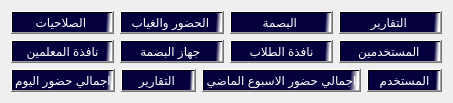
         <widget class="QWidget" name="tab_177">
          <attribute name="title">
           <string>الرئيسية</string>
          </attribute>
          <layout class="QGridLayout" name="gridLayout_92">
           <item row="0" column="0">
            <layout class="QGridLayout" name="gridLayout_93">
             <item row="1" column="0">
              <layout class="QGridLayout" name="gridLayout_94">
               <item row="0" column="3">
                <layout class="QHBoxLayout" name="horizontalLayout_165">
                 <item>
                  <widget class="QPushButton" name="pushButton_205">
                   <property name="sizePolicy">
                    <sizepolicy hsizetype="Ignored" vsizetype="Fixed">
                     <horstretch>0</horstretch>
                     <verstretch>0</verstretch>
                    </sizepolicy>
                   </property>
                   <property name="maximumSize">
                    <size>
                     <width>300</width>
                     <height>300</height>
                    </size>
                   </property>
                   <property name="contextMenuPolicy">
                    <enum>Qt::NoContextMenu</enum>
                   </property>
                   <property name="layoutDirection">
                    <enum>Qt::LeftToRight</enum>
                   </property>
                   <property name="styleSheet">
                    <string notr="true">background-color:qlineargradient(spread:pad, x1:0.506975, y1:0.432, x2:0.99, y2:0.437227, stop:0.900498 rgba(4, 0, 62, 255), stop:1 rgba(255, 255, 255, 255));
color:rgb(255, 255, 255);
font: 15pt &quot;PT Bold Heading&quot;;</string>
                   </property>
                   <property name="text">
                    <string>المستخدمين </string>
                   </property>
                   <property name="icon">
                    <iconset>
                     <normaloff>//192.168.1.5/Internet Share/.designer/.designer/backup/icons/kisspng-computer-icons-businessperson-clip-art-3d-character-icon-vector-material-5aaef05a746085.5997945215214142344767.jpg</normaloff>//192.168.1.5/Internet Share/.designer/.designer/backup/icons/kisspng-computer-icons-businessperson-clip-art-3d-character-icon-vector-material-5aaef05a746085.5997945215214142344767.jpg</iconset>
                   </property>
                   <property name="iconSize">
                    <size>
                     <width>100</width>
                     <height>100</height>
                    </size>
                   </property>
                  </widget>
                 </item>
                </layout>
               </item>
               <item row="0" column="0">
                <layout class="QGridLayout" name="gridLayout_95">
                 <item row="0" column="0">
                  <widget class="QPushButton" name="pushButton_202">
                   <property name="maximumSize">
                    <size>
                     <width>300</width>
                     <height>300</height>
                    </size>
                   </property>
                   <property name="layoutDirection">
                    <enum>Qt::LeftToRight</enum>
                   </property>
                   <property name="styleSheet">
                    <string notr="true">background-color:qlineargradient(spread:pad, x1:0.506975, y1:0.432, x2:0.99, y2:0.437227, stop:0.900498 rgba(4, 0, 62, 255), stop:1 rgba(255, 255, 255, 255));
color:rgb(255, 255, 255);
font: 15pt &quot;PT Bold Heading&quot;;</string>
                   </property>
                   <property name="text">
                    <string>نافذة المعلمين</string>
                   </property>
                   <property name="icon">
                    <iconset>
                     <normaloff>//192.168.1.5/Internet Share/.designer/.designer/backup/icons/تنزيل (3).jpg</normaloff>//192.168.1.5/Internet Share/.designer/.designer/backup/icons/تنزيل (3).jpg</iconset>
                   </property>
                   <property name="iconSize">
                    <size>
                     <width>100</width>
                     <height>100</height>
                    </size>
                   </property>
                   <property name="autoExclusive">
                    <bool>false</bool>
                   </property>
                  </widget>
                 </item>
                </layout>
               </item>
               <item row="0" column="1">
                <layout class="QHBoxLayout" name="horizontalLayout_163">
                 <item>
                  <widget class="QPushButton" name="pushButton_203">
                   <property name="maximumSize">
                    <size>
                     <width>300</width>
                     <height>300</height>
                    </size>
                   </property>
                   <property name="layoutDirection">
                    <enum>Qt::LeftToRight</enum>
                   </property>
                   <property name="styleSheet">
                    <string notr="true">background-color:qlineargradient(spread:pad, x1:0.506975, y1:0.432, x2:0.99, y2:0.437227, stop:0.900498 rgba(4, 0, 62, 255), stop:1 rgba(255, 255, 255, 255));
color:rgb(255, 255, 255);
font: 15pt &quot;PT Bold Heading&quot;;</string>
                   </property>
                   <property name="text">
                    <string>جهاز البصمة </string>
                   </property>
                   <property name="icon">
                    <iconset>
                     <normaloff>//192.168.1.5/Internet Share/.designer/.designer/backup/icons/images (1).jpg</normaloff>//192.168.1.5/Internet Share/.designer/.designer/backup/icons/images (1).jpg</iconset>
                   </property>
                   <property name="iconSize">
                    <size>
                     <width>100</width>
                     <height>100</height>
                    </size>
                   </property>
                  </widget>
                 </item>
                </layout>
               </item>
               <item row="0" column="2">
                <layout class="QHBoxLayout" name="horizontalLayout_164">
                 <item>
                  <widget class="QPushButton" name="pushButton_214">
                   <property name="maximumSize">
                    <size>
                     <width>300</width>
                     <height>300</height>
                    </size>
                   </property>
                   <property name="layoutDirection">
                    <enum>Qt::LeftToRight</enum>
                   </property>
                   <property name="styleSheet">
                    <string notr="true">background-color:qlineargradient(spread:pad, x1:0.506975, y1:0.432, x2:0.99, y2:0.437227, stop:0.900498 rgba(4, 0, 62, 255), stop:1 rgba(255, 255, 255, 255));
color:rgb(255, 255, 255);
font: 15pt &quot;PT Bold Heading&quot;;</string>
                   </property>
                   <property name="text">
                    <string>نافذة الطلاب</string>
                   </property>
                   <property name="icon">
                    <iconset>
                     <normaloff>.designer/.designer/backup/icons/تنزيل (4).jpg</normaloff>.designer/.designer/backup/icons/تنزيل (4).jpg</iconset>
                   </property>
                   <property name="iconSize">
                    <size>
                     <width>100</width>
                     <height>100</height>
                    </size>
                   </property>
                  </widget>
                 </item>
                </layout>
               </item>
              </layout>
             </item>
             <item row="0" column="0">
              <layout class="QGridLayout" name="gridLayout_96">
               <item row="0" column="0">
                <layout class="QHBoxLayout" name="horizontalLayout_166">
                 <item>
                  <widget class="QPushButton" name="pushButton_206">
                   <property name="maximumSize">
                    <size>
                     <width>300</width>
                     <height>300</height>
                    </size>
                   </property>
                   <property name="sizeIncrement">
                    <size>
                     <width>300</width>
                     <height>300</height>
                    </size>
                   </property>
                   <property name="layoutDirection">
                    <enum>Qt::LeftToRight</enum>
                   </property>
                   <property name="styleSheet">
                    <string notr="true">background-color:qlineargradient(spread:pad, x1:0.506975, y1:0.432, x2:0.99, y2:0.437227, stop:0.900498 rgba(4, 0, 62, 255), stop:1 rgba(255, 255, 255, 255));
color:rgb(255, 255, 255);
font: 15pt &quot;PT Bold Heading&quot;;</string>
                   </property>
                   <property name="text">
                    <string>الصلاحيات </string>
                   </property>
                   <property name="icon">
                    <iconset>
                     <normaloff>//192.168.1.5/Internet Share/.designer/.designer/backup/icons/istockphoto-1227391537-1024x1024.jpg</normaloff>//192.168.1.5/Internet Share/.designer/.designer/backup/icons/istockphoto-1227391537-1024x1024.jpg</iconset>
                   </property>
                   <property name="iconSize">
                    <size>
                     <width>100</width>
                     <height>100</height>
                    </size>
                   </property>
                  </widget>
                 </item>
                </layout>
               </item>
               <item row="0" column="1">
                <layout class="QHBoxLayout" name="horizontalLayout_167">
                 <item>
                  <widget class="QPushButton" name="pushButton_207">
                   <property name="maximumSize">
                    <size>
                     <width>300</width>
                     <height>300</height>
                    </size>
                   </property>
                   <property name="sizeIncrement">
                    <size>
                     <width>50</width>
                     <height>50</height>
                    </size>
                   </property>
                   <property name="baseSize">
                    <size>
                     <width>50</width>
                     <height>50</height>
                    </size>
                   </property>
                   <property name="whatsThis">
                    <string>&lt;html&gt;&lt;head/&gt;&lt;body&gt;&lt;pre style=&quot; margin-top:0px; margin-bottom:0px; margin-left:14px; margin-right:0px; -qt-block-indent:0; text-indent:0px;&quot;&gt;&lt;span style=&quot; font-family:'Courier New'; font-size:13px; color:#0c0d0e;&quot;&gt;![a busy cat](https://cdn.sstatic.net/Sites/stackoverflow/Img/error-lolcat-problemz.jpg)&lt;/span&gt;&lt;/pre&gt;&lt;pre style=&quot; margin-top:0px; margin-bottom:0px; margin-left:14px; margin-right:0px; -qt-block-indent:0; text-indent:0px;&quot;&gt;&lt;span style=&quot; font-family:'Courier New'; font-size:13px; color:#0c0d0e;&quot;&gt;![two muppets][1]&lt;/span&gt;&lt;/pre&gt;&lt;pre style=&quot;-qt-paragraph-type:empty; margin-top:0px; margin-bottom:0px; margin-left:14px; margin-right:0px; -qt-block-indent:0; text-indent:0px; font-family:'Courier New'; font-size:13px; color:#0c0d0e;&quot;&gt;&lt;br/&gt;&lt;/pre&gt;&lt;pre style=&quot; margin-top:0px; margin-bottom:16px; margin-left:14px; margin-right:0px; -qt-block-indent:0; text-indent:0px;&quot;&gt;&lt;span style=&quot; font-family:'Courier New'; font-size:13px; color:#0c0d0e;&quot;&gt; [1]: https://i.imgur.com/I5DFV.jpg &amp;quot;tooltip&amp;quot;&lt;/span&gt;&lt;/pre&gt;&lt;/body&gt;&lt;/html&gt;</string>
                   </property>
                   <property name="layoutDirection">
                    <enum>Qt::LeftToRight</enum>
                   </property>
                   <property name="styleSheet">
                    <string notr="true">background-color:qlineargradient(spread:pad, x1:0.506975, y1:0.432, x2:0.99, y2:0.437227, stop:0.900498 rgba(4, 0, 62, 255), stop:1 rgba(255, 255, 255, 255));
color:rgb(255, 255, 255);
font: 15pt &quot;PT Bold Heading&quot;;</string>
                   </property>
                   <property name="text">
                    <string>الحضور والغياب </string>
                   </property>
                   <property name="icon">
                    <iconset>
                     <normaloff>//192.168.1.5/Internet Share/.designer/.designer/backup/icons/images.png</normaloff>//192.168.1.5/Internet Share/.designer/.designer/backup/icons/images.png</iconset>
                   </property>
                   <property name="iconSize">
                    <size>
                     <width>100</width>
                     <height>100</height>
                    </size>
                   </property>
                  </widget>
                 </item>
                </layout>
               </item>
               <item row="0" column="2">
                <layout class="QVBoxLayout" name="verticalLayout_106">
                 <item>
                  <widget class="QPushButton" name="pushButton_208">
                   <property name="maximumSize">
                    <size>
                     <width>300</width>
                     <height>300</height>
                    </size>
                   </property>
                   <property name="layoutDirection">
                    <enum>Qt::LeftToRight</enum>
                   </property>
                   <property name="styleSheet">
                    <string notr="true">background-color:qlineargradient(spread:pad, x1:0.506975, y1:0.432, x2:0.99, y2:0.437227, stop:0.900498 rgba(4, 0, 62, 255), stop:1 rgba(255, 255, 255, 255));
color:rgb(255, 255, 255);
font: 15pt &quot;PT Bold Heading&quot;;</string>
                   </property>
                   <property name="text">
                    <string>البصمة </string>
                   </property>
                   <property name="icon">
                    <iconset>
                     <normaloff>//192.168.1.5/Internet Share/.designer/.designer/backup/icons/تنزيل (4).jpg</normaloff>//192.168.1.5/Internet Share/.designer/.designer/backup/icons/تنزيل (4).jpg</iconset>
                   </property>
                   <property name="iconSize">
                    <size>
                     <width>100</width>
                     <height>100</height>
                    </size>
                   </property>
                  </widget>
                 </item>
                </layout>
               </item>
               <item row="0" column="3">
                <layout class="QHBoxLayout" name="horizontalLayout_168">
                 <item>
                  <widget class="QPushButton" name="pushButton_209">
                   <property name="maximumSize">
                    <size>
                     <width>300</width>
                     <height>300</height>
                    </size>
                   </property>
                   <property name="contextMenuPolicy">
                    <enum>Qt::NoContextMenu</enum>
                   </property>
                   <property name="layoutDirection">
                    <enum>Qt::LeftToRight</enum>
                   </property>
                   <property name="styleSheet">
                    <string notr="true">background-color:qlineargradient(spread:pad, x1:0.506975, y1:0.432, x2:0.99, y2:0.437227, stop:0.900498 rgba(4, 0, 62, 255), stop:1 rgba(255, 255, 255, 255));
color:rgb(255, 255, 255);
font: 15pt &quot;PT Bold Heading&quot;;</string>
                   </property>
                   <property name="text">
                    <string>التقارير </string>
                   </property>
                   <property name="icon">
                    <iconset>
                     <normaloff>//192.168.1.5/Internet Share/.designer/.designer/backup/icons/تنزيل (6).jpg</normaloff>//192.168.1.5/Internet Share/.designer/.designer/backup/icons/تنزيل (6).jpg</iconset>
                   </property>
                   <property name="iconSize">
                    <size>
                     <width>100</width>
                     <height>100</height>
                    </size>
                   </property>
                  </widget>
                 </item>
                </layout>
               </item>
              </layout>
             </item>
             <item row="2" column="0">
              <layout class="QHBoxLayout" name="horizontalLayout_169">
               <item>
                <widget class="QPushButton" name="pushButton_210">
                 <property name="maximumSize">
                  <size>
                   <width>300</width>
                   <height>300</height>
                  </size>
                 </property>
                 <property name="contextMenuPolicy">
                  <enum>Qt::NoContextMenu</enum>
                 </property>
                 <property name="layoutDirection">
                  <enum>Qt::LeftToRight</enum>
                 </property>
                 <property name="styleSheet">
                  <string notr="true">background-color:qlineargradient(spread:pad, x1:0.506975, y1:0.432, x2:0.99, y2:0.437227, stop:0.900498 rgba(4, 0, 62, 255), stop:1 rgba(255, 255, 255, 255));
color:rgb(255, 255, 255);
font: 15pt &quot;PT Bold Heading&quot;;</string>
                 </property>
                 <property name="text">
                  <string>اجمالي حضور اليوم</string>
                 </property>
                 <property name="iconSize">
                  <size>
                   <width>100</width>
                   <height>100</height>
                  </size>
                 </property>
                </widget>
               </item>
               <item>
                <widget class="QPushButton" name="pushButton_211">
                 <property name="maximumSize">
                  <size>
                   <width>300</width>
                   <height>300</height>
                  </size>
                 </property>
                 <property name="contextMenuPolicy">
                  <enum>Qt::NoContextMenu</enum>
                 </property>
                 <property name="layoutDirection">
                  <enum>Qt::LeftToRight</enum>
                 </property>
                 <property name="styleSheet">
                  <string notr="true">background-color:qlineargradient(spread:pad, x1:0.506975, y1:0.432, x2:0.99, y2:0.437227, stop:0.900498 rgba(4, 0, 62, 255), stop:1 rgba(255, 255, 255, 255));
color:rgb(255, 255, 255);
font: 15pt &quot;PT Bold Heading&quot;;</string>
                 </property>
                 <property name="text">
                  <string>التقارير </string>
                 </property>
                 <property name="iconSize">
                  <size>
                   <width>100</width>
                   <height>100</height>
                  </size>
                 </property>
                </widget>
               </item>
               <item>
                <widget class="QPushButton" name="pushButton_212">
                 <property name="maximumSize">
                  <size>
                   <width>300</width>
                   <height>300</height>
                  </size>
                 </property>
                 <property name="contextMenuPolicy">
                  <enum>Qt::NoContextMenu</enum>
                 </property>
                 <property name="layoutDirection">
                  <enum>Qt::LeftToRight</enum>
                 </property>
                 <property name="styleSheet">
                  <string notr="true">background-color:qlineargradient(spread:pad, x1:0.506975, y1:0.432, x2:0.99, y2:0.437227, stop:0.900498 rgba(4, 0, 62, 255), stop:1 rgba(255, 255, 255, 255));
color:rgb(255, 255, 255);
font: 15pt &quot;PT Bold Heading&quot;;</string>
                 </property>
                 <property name="text">
                  <string>اجمالي حضور الاسبوع الماضي</string>
                 </property>
                 <property name="iconSize">
                  <size>
                   <width>100</width>
                   <height>100</height>
                  </size>
                 </property>
                </widget>
               </item>
               <item>
                <widget class="QPushButton" name="pushButton_213">
                 <property name="maximumSize">
                  <size>
                   <width>300</width>
                   <height>300</height>
                  </size>
                 </property>
                 <property name="layoutDirection">
                  <enum>Qt::LeftToRight</enum>
                 </property>
                 <property name="styleSheet">
                  <string notr="true">background-color:qlineargradient(spread:pad, x1:0.506975, y1:0.432, x2:0.99, y2:0.437227, stop:0.900498 rgba(4, 0, 62, 255), stop:1 rgba(255, 255, 255, 255));
color:rgb(255, 255, 255);
font: 15pt &quot;PT Bold Heading&quot;;</string>
                 </property>
                 <property name="text">
                  <string>المستخدم</string>
                 </property>
                 <property name="icon">
                  <iconset>
                   <normaloff>//192.168.1.5/Internet Share/.designer/.designer/backup/icons/users3.svg</normaloff>//192.168.1.5/Internet Share/.designer/.designer/backup/icons/users3.svg</iconset>
                 </property>
                 <property name="iconSize">
                  <size>
                   <width>30</width>
                   <height>40</height>
                  </size>
                 </property>
                </widget>
               </item>
              </layout>
             </item>
            </layout>
           </item>
          </layout>
         </widget>
